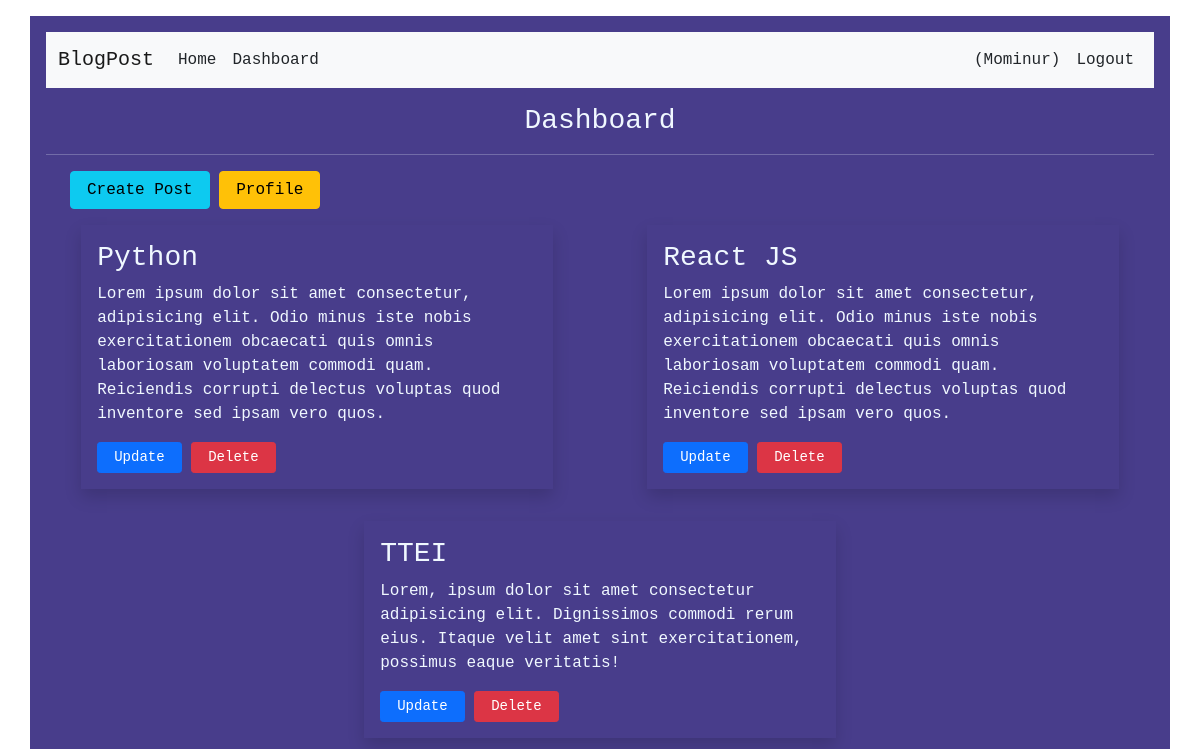
/dashboard/ (signed in), run on the app's committed database.
### post/models.py (models this page shows, shortened)
class Post(models.Model):
    user = models.ForeignKey(User, on_delete=models.CASCADE)
    title = models.CharField(max_length=100)
    description = models.TextField()
    created = models.DateTimeField(auto_now_add=True)

### core/views.py (the view)
# urls.py: path('dashboard/', views.DashboardView.as_view(), name="dashboard"),
@method_decorator(login_required, name='dispatch')
class DashboardView(TemplateView):
    template_name = 'core/dashboard.html'
    def get_context_data(self, *args, **kwargs):
        context = super().get_context_data(*args, **kwargs)
        context['posts'] = Post.objects.filter(user=self.request.user)
        context['profile'] = Profile.objects.get(user=self.request.user)
        return context

### core/templates/core/dashboard.html (shortened to what this page needs)
{% extends 'core/base.html' %} <br />
{% block content %}
<h3 class="text-center my-3">Dashboard</h3>
<hr />
<div class="mx-4 mt-3">
  <a class="btn btn-info px-3" href="{% url 'create' %}">Create Post</a>
  <a class="btn btn-warning px-3" href="{% url 'profile' profile.id %}"
    >Profile</a
  >
</div>
{% if posts %}
<div class="row">
  {% for post in posts %}
  <div class="col-sm-5 shadow p-3 mx-auto my-3">
    <h3>{{post.title}}</h3>
    <p>{{post.description}}</p>
    <a class="btn btn-primary btn-sm px-3" href="{% url 'update' post.id %}"
      >Update</a
    >
    <form class="d-inline" action="{% url 'delete' post.id %}" method="post">
      <input
        onclick='return confirm("Are you sure?")'
        type="submit"
        value="Delete"
        class="btn btn-danger btn-sm px-3"
      />
    </form>
  </div>
  {% endfor %}
</div>
{% else %}
<h3 class="text-center my-5">You don't have any post.</h3>
{% endif %} {% endblock content %}

### core/templates/core/base.html (shortened to what this page needs)
<!DOCTYPE html>
{% load static %}
<html lang="en">
  <head>
    <link
      href="https://cdn.jsdelivr.net/npm/bootstrap@5.1.3/dist/css/bootstrap.min.css"
      rel="stylesheet"
    />
    <link
      rel="stylesheet"
      href="https://use.fontawesome.com/releases/v5.15.4/css/all.css"
    />
    <link rel="stylesheet" href="{% static 'core/css/style.css' %}" />
  </head>
  <body>
    <div class="container mt-3 p-3">
      <nav class="navbar navbar-expand-lg navbar-light bg-light">
        <div class="container-fluid">
          <a class="navbar-brand" href="/">BlogPost</a>
          <div class="collapse navbar-collapse" id="navbarNav">
            <ul class="navbar-nav">
              <li class="nav-item">
                <a class="nav-link text-dark" href="/">Home</a>
              </li>
              {% if request.user.is_authenticated %}
              <li class="nav-item">
                <a class="nav-link text-dark" href="{% url 'dashboard' %}"
                  >Dashboard</a
                >
              </li>
              {% endif %}
            </ul>
            <ul class="navbar-nav ms-auto">
              {% if request.user.is_authenticated %}
              <li class="nav-item">
                <a class="nav-link text-dark" href=""
                  >({{request.user.first_name}})</a
                >
              </li>
              <li class="nav-item">
                <a class="nav-link text-dark" href="{% url 'logout' %}"
                  >Logout</a
                >
              </li>
              {% endif %}
            </ul>
          </div>
        </div>
      </nav>
      {% block content %}{% endblock content %}
    </div>
  </body>
</html>

### core/static/core/css/style.css (style rules this page uses)
body { color: aliceblue; font-family: "Roboto Mono", monospace; }
.container { background-color: darkslateblue; }

### data on the page
Post: title "Python", description "Lorem ipsum dolor sit amet consectetur, adipisicing elit. Odio minus iste nobis exercitationem obcaecati quis omnis laboriosam voluptatem commodi quam. Reiciendis corrupti delectus voluptas quod inventore sed ipsam vero quos."
Post: title "React JS", description "Lorem ipsum dolor sit amet consectetur, adipisicing elit. Odio minus iste nobis exercitationem obcaecati quis omnis laboriosam voluptatem commodi quam. Reiciendis corrupti delectus voluptas quod inventore sed ipsam vero quos."
Post: title "TTEI", description "Lorem, ipsum dolor sit amet consectetur adipisicing elit. Dignissimos commodi rerum eius. Itaque velit amet sint exercitationem, possimus eaque veritatis!"

### other printed values
{{ request.user.first_name }} "Mominur"
